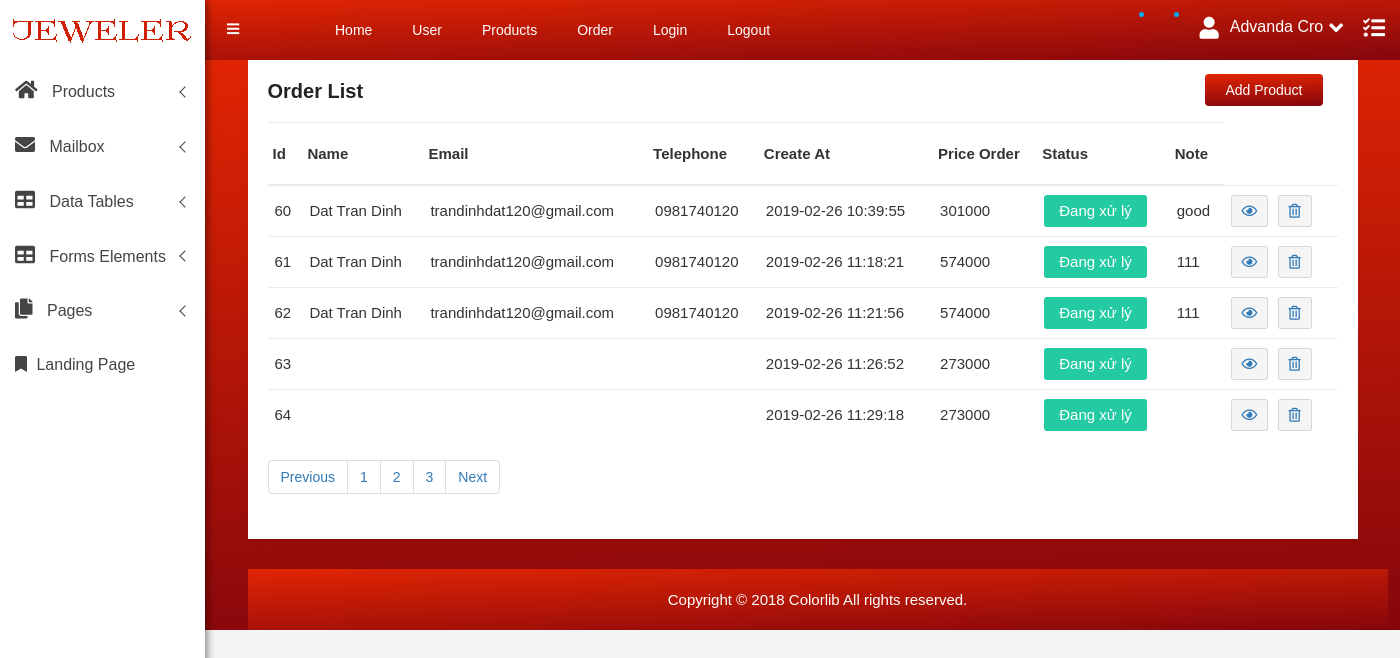
The app's page /admin/?controller=OrderController (signed in) with its own data.
### tables this page shows
CREATE TABLE `orders` (
  `id` int(10) NOT NULL,
  `name` varchar(255) NOT NULL,
  `email` varchar(255) NOT NULL,
  `telephone` varchar(15) NOT NULL,
  `created_at` datetime NOT NULL,
  `price_order` float NOT NULL,
  `status` bit(1) NOT NULL,
  `note` text NOT NULL
);

### admin/index.php (called while the page is built, shortened)
<?php
require  './Data/DatabaseUtil.php';
require  './Data/OrderDao.php';
$controller = filter_input(INPUT_GET, 'controller');
include './Controllers/' . $controller . '.php';

### admin/Data/OrderDao.php (called while the page is built, shortened)
<?php
class OrderDao
{
	 var $dbu;
    public function __construct() {
        $this->dbu = new DatabaseUtil();
        $this->dbu->Open();
    }
 public function Find()
    {
        $sql = "select * from orders";
        $orders = $this->dbu->Query($sql, array());
        return $orders;
    }
}

### admin/Data/DatabaseUtil.php (called while the page is built, shortened)
<?php
class DatabaseUtil
{
    var $db = null;
    var $server = null;
    var $databaseName = null;
    var $username = null;
    var $password = null;
    public function __construct($server="localhost", $databaseName = "demophp2",
             $username = "root", $password= "") {
        $this->databaseName = $databaseName;
        $this->server = $server;
        $this->username = $username;
        $this->password = $password;
    }
    public function Open()
    {
        $dns = "mysql:host=$this->server;dbname=$this->databaseName;charset=utf8";
        $options = array(PDO::ATTR_ERRMODE => PDO::ERRMODE_EXCEPTION);
        $this->db = new PDO($dns, $this->username, $this->password, $options);
        return $this->db;
    }
    public function Query($query, $args, $queryOne = false)
    {
        $statement = $this->db->prepare($query);
        $statement->execute();
        if ($queryOne)
            $results = $statement->fetch();
        else
            $results = $statement->fetchAll();
        return $results;
    }
}

### admin/Views/Order/view.php (the view, shortened to what this page needs)
<?php include "./Views/Common/header.php" ?>
<div class="container">
 <div class="col-lg-12 col-md-12 col-sm-12 col-xs-12">
            <div class="product-status-wrap">
                <h4>Order List</h4>
                <div class="add-product">
                    <a href="?controller=ProductController&action=add">Add Product</a>
                </div>
                <table>
                    <tbody><tr>
                        <th>Id</th>
                        <th>Name</th>
                        <th>Email</th>
                        <th>Telephone</th>
                        <th>Create At</th>
                        <th>Price Order</th>
                        <th>Status</th>
                        <th>Note</th>
                    </tr>
  <?php
  foreach ($orders as $order) :
  ?>
                    <tr>
                        <td><?= $order['id'] ?></td>
                        <td><?= $order['name'] ?></td>
                        <td><?= $order['email'] ?> </td>
                        <td><?= $order['telephone'] ?> </td>
                        <td><?= $order['created_at'] ?></td>
                        <td><?= $order['price_order'] ?></td>
                         <td>
                            <button class="pd-setting">
                            	<?php if($order['status'] == 1) {
                            		echo "Đang xử lý";
                            	} else {
                            		echo "Đã thanh toán";
                            	}?>
                            </button>
                        </td>
                        <td><?= $order['note'] ?></td>
                        <td>
                            <button data-toggle="tooltip" title="" class="pd-setting-ed" data-original-title="View"><a href="?controller=orderController&action=detail&id=<?= $order['id'] ?>"><i class="far fa-eye"></i></a></button>
                            <button data-toggle="tooltip" title="" class="pd-setting-ed" data-original-title="Trash"><a href="?controller=orderController&action=delete&id=<?= $order['id'] ?>"><i class="far fa-trash-alt"></i></a></button>
                        </td>
                    </tr>
  <?php
    endforeach;
  ?>
                </tbody></table>
                <div class="custom-pagination">
                    <nav aria-label="Page navigation example">
                        <ul class="pagination">
                            <li class="page-item"><a class="page-link" href="#">Previous</a></li>
                            <li class="page-item"><a class="page-link" href="#">1</a></li>
                            <li class="page-item"><a class="page-link" href="#">2</a></li>
                            <li class="page-item"><a class="page-link" href="#">3</a></li>
                            <li class="page-item"><a class="page-link" href="#">Next</a></li>
                        </ul>
                    </nav>
                </div>
            </div>
        </div>
<?php include "./Views/Common/footer.php" ?>

### public/admin/style.css (style rules this page uses)
html, body { height: 100%; font-family: 'Play', sans-serif;font-weight:400;background:#f5f5f5; }
h1, h2, h3, h4, h5, h6 { margin: 0 0 10px; font-weight:700; }
ul { list-style: outside none none; margin: 0; padding: 0 }
.product-sales-chart, .analytics-info-cs, .tranffic-als-inner, .analytics-rounded, .single-new-trend, .personal-info-wrap, .author-widgets-single, .calender-inner, .product-status-wrap, .review-tab-pro-inner, .income-dashone-total, .analytics-adminpro-wrap, .analytics-sparkle-line, .analysis-progrebar, .sparkline8-list, .sparkline9-list, .sparkline7-list, .sparkline10-list, .sparkline12-list, .sparkline13-list, .sparkline14-list, .sparkline13-list, .sparkline11-list, .x-editable-list, .code-editor-single, .blog-details-inner, .charts-single-pro, .about-sparkline, .sparkline-list, .button-ad-wrap, .tab-content-details, .sparkline16-list, .sparkline15-list, .tinymce-single { padding:20px; background:#fff; -webkit-box-shadow: 0px 1px 2px 0px rgba(0, 0, 0, 0.1); box-shadow: 0px 1px 2px 0px rgba(0, 0, 0, 0.1); }
.add-product a { float: right; position: absolute; top: 14px; right: 50px; background: -webkit-linear-gradient(178deg, #e12503 0%, #85060c 100%); background: linear-gradient(178deg, #e12503 0%, #85060c 100%); padding: 6px 20px; color: #fff; border-radius: 4px; }
.product-status-wrap h4 { font-size: 20px; color: #222; margin-bottom: 20px; }
.product-status-wrap table { width: 100%; }
.product-status-wrap table th { padding: 20px 5px; vertical-align: top; border-top: 1px solid #e9ecef; }
.product-status-wrap table th { vertical-align: bottom; border-bottom: 2px solid #e9ecef; }
.product-status-wrap th, .product-status-wrap td { padding: 10px; text-align: left; font-size: 15px; }
.product-status-wrap table td { padding: 9px 7px; border-top: 1px solid #e9ecef; }
.product-status-wrap .pd-setting { border: none; color: #fff; padding: 5px 15px; font-size: 15px; background: #24caa1; border-radius: 3px; }
.sales-report-stn-his button.product-btn-history, button.pd-setting-ed { padding: 5px 10px; font-size: 14px; border-radius: 3px; border: 1px solid rgba(0,0,0,.12); background: #f5f5f5; }
button.pd-setting-ed { display: inline-block; margin-right: 5px; }

### public/admin/css/main.css (style rules this page uses)
html { color: #222; font-size: 1em; line-height: 1.4; }

### records on screen
orders: id "60", name "Dat Tran Dinh", email "trandinhdat120@gmail.com", telephone "0981740120", created_at "2019-02-26 10:39:55", price_order "301000", status "Đang xử lý", note "good"
orders: id "61", name "Dat Tran Dinh", email "trandinhdat120@gmail.com", telephone "0981740120", created_at "2019-02-26 11:18:21", price_order "574000", status "Đang xử lý", note "111"
orders: id "62", name "Dat Tran Dinh", email "trandinhdat120@gmail.com", telephone "0981740120", created_at "2019-02-26 11:21:56", price_order "574000", status "Đang xử lý", note "111"
orders: id "63", created_at "2019-02-26 11:26:52", price_order "273000", status "Đang xử lý"
orders: id "64", created_at "2019-02-26 11:29:18", price_order "273000", status "Đang xử lý"
